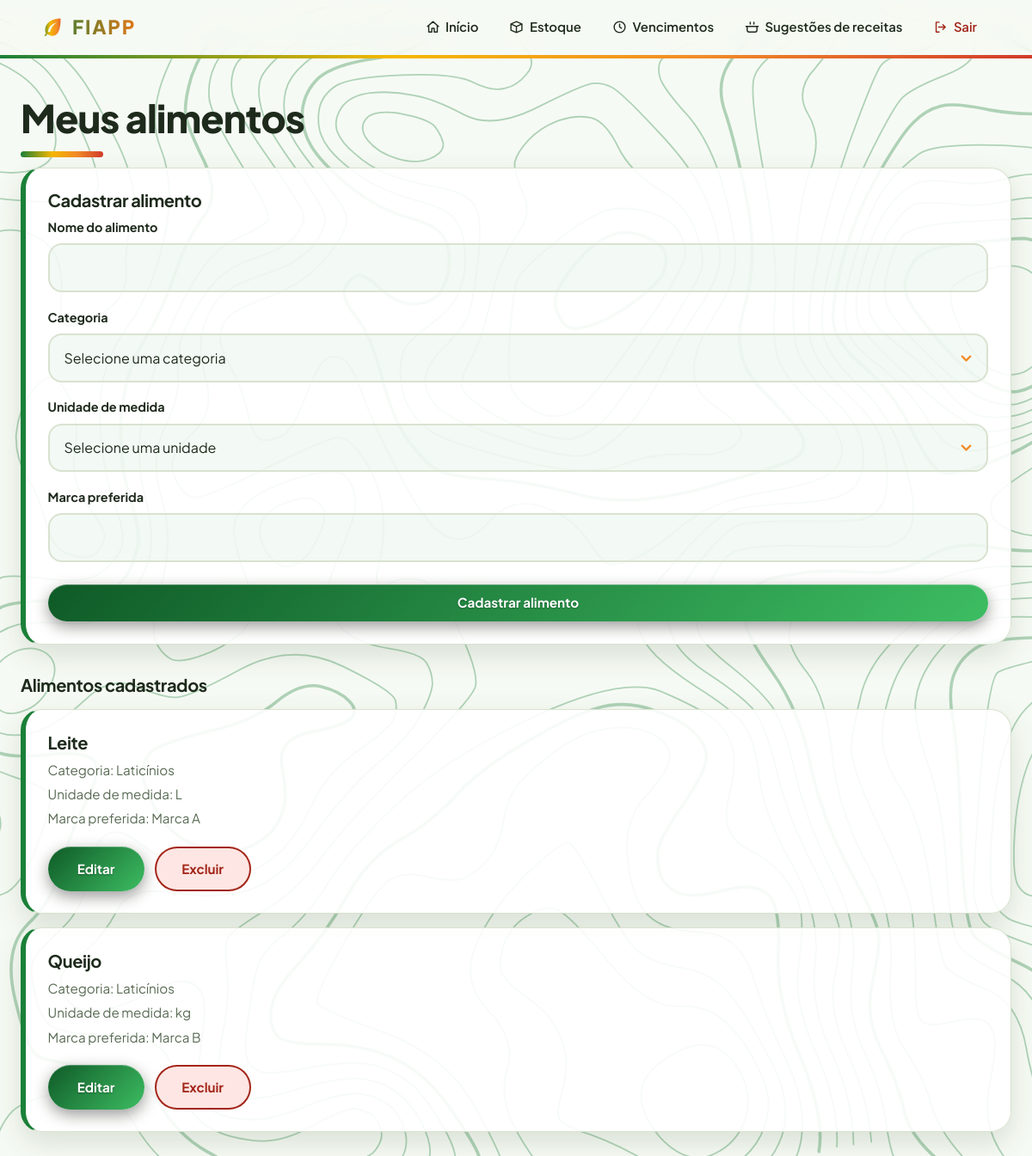
Page /alimentos.php (signed in) on the committed database.
### tables this page shows
CREATE TABLE `alimentos` (
  `id` int(11) NOT NULL AUTO_INCREMENT,
  `usuario_id` int(11) NOT NULL,
  `nome` varchar(100) NOT NULL,
  `categoria` varchar(50) NOT NULL,
  `unidade_medida` varchar(30) NOT NULL,
  `marca_preferencia` varchar(100) DEFAULT NULL,
  PRIMARY KEY (`id`),
  KEY `usuario_id` (`usuario_id`),
  CONSTRAINT `alimentos_ibfk_1` FOREIGN KEY (`usuario_id`) REFERENCES `usuarios` (`id`)
);

### alimentos.php (the view, shortened to what this page needs)
<?php
require "conexao.php";
$usuario_id = $_SESSION["usuario_id"];
$editando = null;
function h($valor) {
    return htmlspecialchars((string) $valor, ENT_QUOTES, "UTF-8");
}
$stmt = $conexao->prepare(
    "SELECT id, nome, categoria, unidade_medida, marca_preferencia
    FROM alimentos
    WHERE usuario_id = ?
    ORDER BY nome"
);
$stmt->bind_param("i", $usuario_id);
$stmt->execute();
$stmt->bind_result(
    $id,
    $nome,
    $categoria,
    $unidade,
    $marca
);
$alimentos = [];
while ($stmt->fetch()) {
    $alimentos[] = [
        "id" => $id,
        "nome" => $nome,
        "categoria" => $categoria,
        "unidade_medida" => $unidade,
        "marca_preferencia" => $marca
    ];
}
?>
<!DOCTYPE html>
<html lang="pt-br">
<head>
    <link rel="stylesheet" href="css/style.css">
</head>
<body>
    <header class="topo">
        <h1>Fiapp</h1>
        <a href="inicio.php">Início</a>
        <a href="estoque.php">Estoque</a>
        <a href="vencimentos.php">Vencimentos</a>
        <a href="receitas.php">Sugestões de receitas</a>
        <a href="sair.php">Sair</a>
    </header>
    <main class="container">
        <h2>Meus alimentos</h2>
        <section class="cartao">
            <h3>
                <?= $editando ? "Editar alimento" : "Cadastrar alimento" ?>
            </h3>
            <form method="POST">
                <label for="nome">Nome do alimento</label>
                <input
                    type="text"
                    name="nome"
                    id="nome"
                    maxlength="100"
                    required
                    value="<?= h($editando["nome"] ?? "") ?>"
                >
                <label for="categoria">Categoria</label>
                <select name="categoria" id="categoria" required>
                    <option value="">Selecione uma categoria</option>
                </select>
                <label for="unidade_medida">Unidade de medida</label>
                <select name="unidade_medida" id="unidade_medida" required>
                    <option value="">Selecione uma unidade</option>
                </select>
                <label for="marca_preferencia">Marca preferida</label>
                <input
                    type="text"
                    name="marca_preferencia"
                    id="marca_preferencia"
                    maxlength="100"
                    value="<?= h($editando["marca_preferencia"] ?? "") ?>"
                >
                <button type="submit">
                    <?= $editando ? "Salvar alterações" : "Cadastrar alimento" ?>
                </button>
            </form>
        </section>
        <h3>Alimentos cadastrados</h3>
        <?php if (count($alimentos) == 0): ?>
            <p>Você ainda não cadastrou alimentos.</p>
        <?php else: ?>
            <?php foreach ($alimentos as $alimento): ?>
                <section class="cartao">
                    <h3><?= h($alimento["nome"]) ?></h3>
                    <p>
                        Categoria:
                        <?= h($alimento["categoria"] ?: "Não informada") ?>
                    </p>
                    <p>
                        Unidade de medida:
                        <?= h($alimento["unidade_medida"] ?: "Não informada") ?>
                    </p>
                    <p>
                        Marca preferida:
                        <?= h($alimento["marca_preferencia"] ?: "Não informada") ?>
                    </p>
                    <div style="display: flex; flex-direction: row; align-items: center; gap: 12px; margin-top: 20px;">
                        <a class="botao"
                           href="alimentos.php?editar=<?= h($alimento["id"]) ?>"
                           style="width: 112px; height: 52px; display: inline-flex; align-items: center; justify-content: center; margin: 0;">
                            Editar
                        </a>
                        <form method="POST"
                              class="form-excluir"
                              style="display: inline-flex; flex-direction: row; width: auto; margin: 0; padding: 0;">
                            <button type="submit" class="perigo"
                                    style="width: 112px; height: 52px; display: inline-flex; align-items: center; justify-content: center; margin: 0;">
                                Excluir
                            </button>
                        </form>
                    </div>
                </section>
            <?php endforeach; ?>
        <?php endif; ?>
    </main>
</body>
</html>

### rows in the picture
alimentos: nome "Leite", categoria "Laticínios", unidade_medida "L", marca_preferencia "Marca A", $alimento["id"] 1 (drawn)
alimentos: nome "Queijo", categoria "Laticínios", unidade_medida "kg", marca_preferencia "Marca B"
